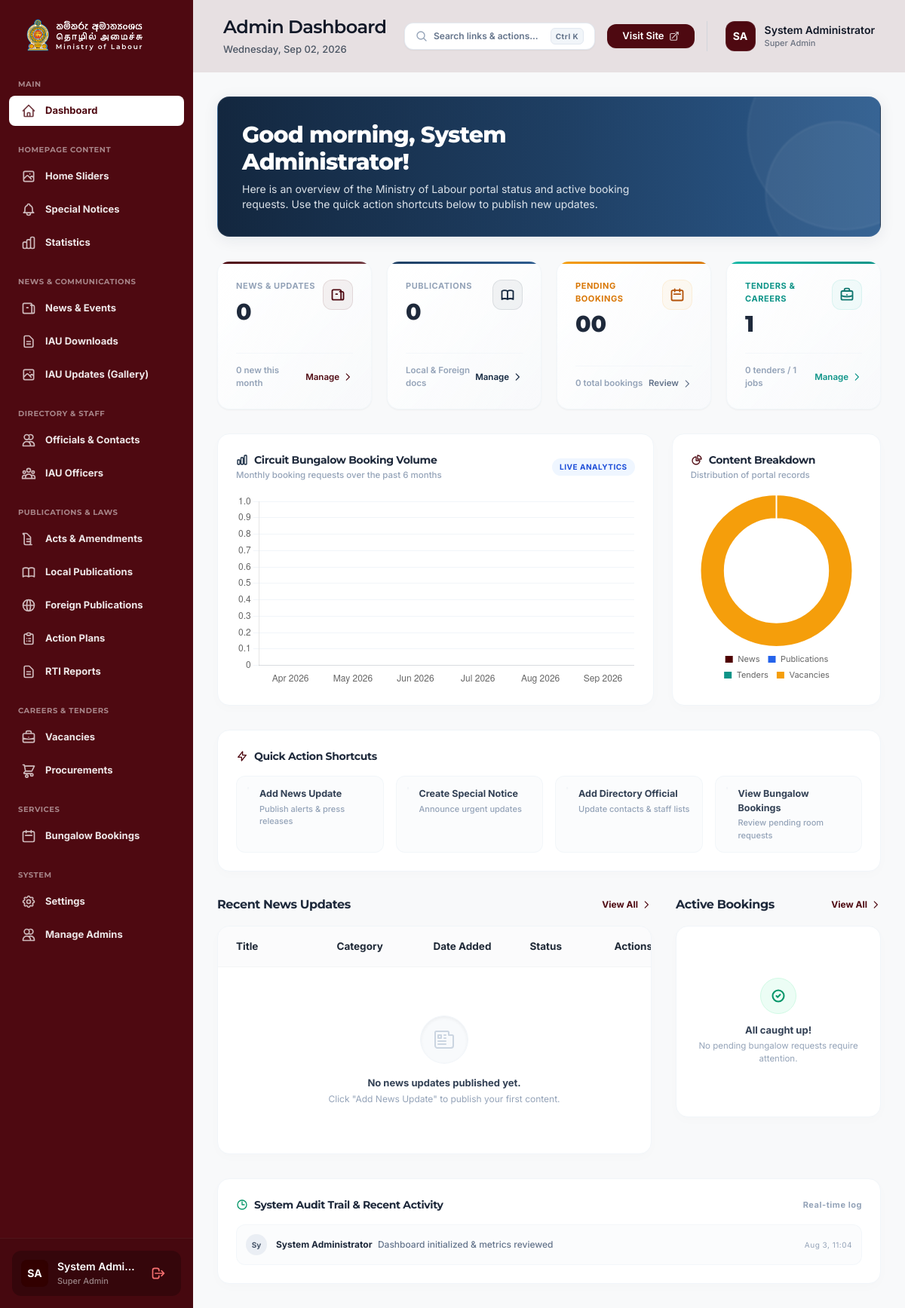
Page /admin/dashboard (signed in) on the committed database.
### tables this page shows
CREATE TABLE `admin_activity_logs` (
  `id` int(11) NOT NULL AUTO_INCREMENT,
  `admin_id` int(11) NOT NULL,
  `action_type` varchar(50) NOT NULL,
  `description` text NOT NULL,
  `created_at` datetime DEFAULT current_timestamp(),
  PRIMARY KEY (`id`),
  KEY `admin_id` (`admin_id`),
  KEY `created_at` (`created_at`)
);

### admin/index.php (the view, shortened to what the rows shown need)
<?php
require_once 'includes/auth.php';
require_once 'includes/db.php';
require_once 'includes/activity-logger.php';
$newsCount = 0;
try {
    $newsCount = $pdo->query("SELECT COUNT(*) FROM news")->fetchColumn();
} catch (PDOException $e) {}
$totalPublications = 0;
try {
    $localPubs = $pdo->query("SELECT COUNT(*) FROM learning_platforms_local")->fetchColumn();
    $foreignPubs = $pdo->query("SELECT COUNT(*) FROM learning_platforms_foreign")->fetchColumn();
    $totalPublications = $localPubs + $foreignPubs;
} catch (PDOException $e) {}
$procurementCount = 0;
$vacancyCount = 0;
try {
    $procurementCount = $pdo->query("SELECT COUNT(*) FROM procurements")->fetchColumn();
    $vacancyCount = $pdo->query("SELECT COUNT(*) FROM vacancies")->fetchColumn();
} catch (PDOException $e) {}
$monthlyBookingLabels = [];
$monthlyBookingCounts = [];
for ($i = 5; $i >= 0; $i--) {
    $monthDate = date('Y-m', strtotime("-$i months"));
    $monthlyBookingLabels[] = date('M Y', strtotime("-$i months"));
    try {
        $cnt = $pdo->prepare("SELECT COUNT(*) FROM bookings WHERE DATE_FORMAT(start_date, '%Y-%m') = ?");
        $cnt->execute([$monthDate]);
        $monthlyBookingCounts[] = (int)$cnt->fetchColumn();
    } catch (PDOException $e) {
        $monthlyBookingCounts[] = rand(2, 12);
    }
}
$adminUser = getLoggedInAdmin();
if ($adminUser) {
    $recentLogs = getRecentActivities($pdo, 6);
} else {
    $recentLogs = [];
}
include 'includes/header.php';
?>
<?php include 'includes/sidebar.php'; ?>
<div class="flex-1 flex flex-col min-w-0 bg-[#F8F9FA] relative z-10 font-inter">
    <?php include 'includes/topbar.php'; ?>
    <main class="flex-1 overflow-x-hidden overflow-y-auto p-4 md:p-8 bg-[#F8F9FA]">
        <div class="relative bg-gradient-to-r from-primary via-[#1E3E62] to-[#2D5C8F] rounded-2xl p-6 md:p-8 text-white mb-8 overflow-hidden shadow-[0_4px_20px_rgba(19,39,63,0.08)] border border-slate-100/10">
            <div class="relative z-10 max-w-xl">
                <?php
                $adminUser = getLoggedInAdmin();
                $hour = date('H');
                $greeting = 'Welcome back';
                if ($hour < 12) {
                    $greeting = 'Good morning';
                } elseif ($hour < 17) {
                    $greeting = 'Good afternoon';
                } else {
                    $greeting = 'Good evening';
                }
                ?>
                <h2 class="text-2xl md:text-3xl font-extrabold font-montserrat tracking-tight mb-2">
                    <?= $greeting ?>, <?= htmlspecialchars($adminUser['name'] ?? 'Admin') ?>!
                </h2>
                <p class="text-[13px] md:text-sm text-slate-100/90 leading-relaxed font-inter">
                    Here is an overview of the Ministry of Labour portal status and active booking requests. Use the quick action shortcuts below to publish new updates.
                </p>
            </div>
        </div>
        <?php
        $showNewsTable = hasPermission('manage_news');
        $showBookingsTable = hasPermission('manage_bookings');
        ?>
        <?php if ($showNewsTable || $showBookingsTable): ?>
        <div class="grid grid-cols-1 lg:grid-cols-3 gap-8">
            <?php if ($showNewsTable): ?>
            <div class="<?= $showBookingsTable ? 'lg:col-span-2' : 'lg:col-span-3' ?>">
            </div>
            <?php endif; ?>
        </div>
        <?php endif; ?>
        <div class="mt-8 bg-white rounded-2xl border border-slate-100 p-6 shadow-[0_4px_16px_rgba(0,0,0,0.015)]">
            <?php if (empty($recentLogs)): ?>
                <p class="text-xs text-slate-400 font-medium py-2">No activity logged yet.</p>
            <?php else: ?>
                <div class="space-y-3">
                    <?php foreach ($recentLogs as $log): ?>
                    <div class="flex items-center justify-between p-3 rounded-xl bg-slate-50/60 border border-slate-100/80 text-xs">
                        <div class="flex items-center gap-3">
                            <div class="w-7 h-7 rounded-full bg-slate-200/70 text-slate-600 flex items-center justify-center font-bold text-[10px]">
                                <?= htmlspecialchars(substr($log['admin_name'] ?? 'Admin', 0, 2)) ?>
                            </div>
                            <div>
                                <span class="font-bold text-slate-800"><?= htmlspecialchars($log['admin_name'] ?? 'Administrator') ?></span>
                                <span class="text-slate-500 font-medium ml-1"><?= htmlspecialchars($log['description']) ?></span>
                            </div>
                        </div>
                        <span class="text-[10px] text-slate-400 font-mono shrink-0"><?= date('M j, H:i', strtotime($log['created_at'])) ?></span>
                    </div>
                    <?php endforeach; ?>
                </div>
            <?php endif; ?>
        </div>
    </main>
</div>
<script>
document.addEventListener('DOMContentLoaded', () => {
    // Wait for Chart.js to load if deferred
    const initCharts = () => {
        if (typeof Chart === 'undefined') {
            setTimeout(initCharts, 100);
            return;
        }
        // 1. Booking Trend Bar Chart
        const bookingCtx = document.getElementById('bookingTrendChart');
        if (bookingCtx) {
            new Chart(bookingCtx, {
                type: 'bar',
                data: {
                    labels: <?= json_encode($monthlyBookingLabels) ?>,
                    datasets: [{
                        label: 'Room Bookings',
                        data: <?= json_encode($monthlyBookingCounts) ?>,
                        backgroundColor: 'rgba(19, 39, 63, 0.85)',
                        borderColor: '#13273F',
                        borderWidth: 1,
                        borderRadius: 6,
                        hoverBackgroundColor: '#4E0000'
                    }]
                },
                options: {
                    responsive: true,
                    maintainAspectRatio: false,
                    plugins: { legend: { display: false } },
                    scales: {
                        y: { beginAtZero: true, grid: { color: '#f1f5f9' } },
                        x: { grid: { display: false } }
                    }
                }
            });
        }
        // 2. Content Breakdown Doughnut Chart
        const contentCtx = document.getElementById('contentDistributionChart');
        if (contentCtx) {
            new Chart(contentCtx, {
                type: 'doughnut',
                data: {
                    labels: ['News', 'Publications', 'Tenders', 'Vacancies'],
                    datasets: [{
                        data: [<?= $newsCount ?>, <?= $totalPublications ?>, <?= $procurementCount ?>, <?= $vacancyCount ?>],
                        backgroundColor: ['#4E0000', '#2563EB', '#0D9488', '#F59E0B'],
                        borderWidth: 2,
                        borderColor: '#ffffff'
                    }]
                },
                options: {
                    responsive: true,
                    maintainAspectRatio: false,
                    plugins: {
                        legend: { position: 'bottom', labels: { boxWidth: 12, font: { size: 11, family: 'Inter' } } }
                    },
                    cutout: '68%'
                }
            });
        }
    };
    initCharts();
});
</script>
<?php include 'includes/footer.php'; ?>

### admin/includes/sidebar.php (shortened to what the rows shown need)
<aside id="admin-sidebar" class="w-64 bg-secondary text-white flex-col h-full shrink-0 z-50 fixed inset-y-0 left-0 transform -translate-x-full md:relative md:translate-x-0 transition-transform duration-200 ease-in-out flex">
    <div class="p-4 shrink-0 border-t border-white/5 bg-black/10">
        <div class="flex items-center justify-between rounded-xl p-3 bg-black/25 hover:bg-black/35 transition-colors duration-200">
            <div class="flex items-center overflow-hidden mr-2">
                <?php $sidebarUser = getLoggedInAdmin(); ?>
                <div class="w-9 h-9 rounded-lg bg-[#320000] text-white flex items-center justify-center font-bold text-sm shrink-0 shadow-inner">
                    <?= htmlspecialchars(getInitials($sidebarUser['name'] ?? 'Admin')) ?>
                </div>
                <div class="ml-3 overflow-hidden">
                    <p class="text-sm font-semibold text-white truncate leading-tight"><?= htmlspecialchars($sidebarUser['name'] ?? 'Admin') ?></p>
                    <p class="text-[11px] text-white/50 truncate mt-0.5 capitalize font-medium"><?= htmlspecialchars(str_replace('_', ' ', $sidebarUser['role'] ?? 'Admin')) ?></p>
                </div>
            </div>
        </div>
    </div>
</aside>

### admin/includes/topbar.php (shortened to what the rows shown need)
<header class="h-20 md:h-24 bg-secondary/10 flex items-center justify-between px-4 md:px-10 shrink-0">
    <div class="flex items-center gap-3 md:gap-0">
        <div>
            <h1 class="text-lg sm:text-xl md:text-2xl font-semibold text-gray-900 tracking-tight">Admin Dashboard</h1>
        </div>
    </div>
    <div class="flex items-center space-x-3 md:space-x-4">
        <div class="flex items-center ml-1 md:ml-2 border-l border-gray-300 pl-4 md:pl-6 relative cursor-pointer" onclick="toggleUserDropdown(event)">
            <?php $currentUser = getLoggedInAdmin(); ?>
            <div class="w-8 h-8 md:w-10 md:h-10 rounded-xl bg-secondary text-white flex items-center justify-center font-bold text-xs md:text-sm shrink-0 shadow-inner border border-white/10">
                <?= htmlspecialchars(getInitials($currentUser['name'] ?? 'Admin')) ?>
            </div>
            <div class="ml-2 md:ml-3 hidden md:block">
                <p class="text-sm font-semibold text-gray-900 leading-tight"><?= htmlspecialchars($currentUser['name'] ?? 'Admin') ?></p>
                <p class="text-[11px] text-gray-500 font-medium capitalize"><?= htmlspecialchars(str_replace('_', ' ', $currentUser['role'] ?? 'Admin')) ?></p>
            </div>
        </div>
    </div>
</header>

### rows in the picture
admin_activity_logs: admin.name "SA", admin.name "System Admi…", admin.name "System Administrator", admin.name "Sy", description "Dashboard initialized & metrics reviewed", created_at "Aug 3, 11:04"

### other values in the picture
str_replace('_', ' ', $sidebarUser['role'] ?? 'Admin') "Super Admin"
str_replace('_', ' ', $currentUser['role'] ?? 'Admin') "Super Admin"
$greeting "Good morning"
$newsCount "0"
$newsThisMonth "0"
$totalPublications "0"
$pendingBookings "00"
$totalBookings "0"
$procurementCount + $vacancyCount "1"
$procurementCount "0"
$vacancyCount "1"
$thLabel "Title"
$thLabel "Category"
$thLabel "Date Added"
$thLabel "Status"
